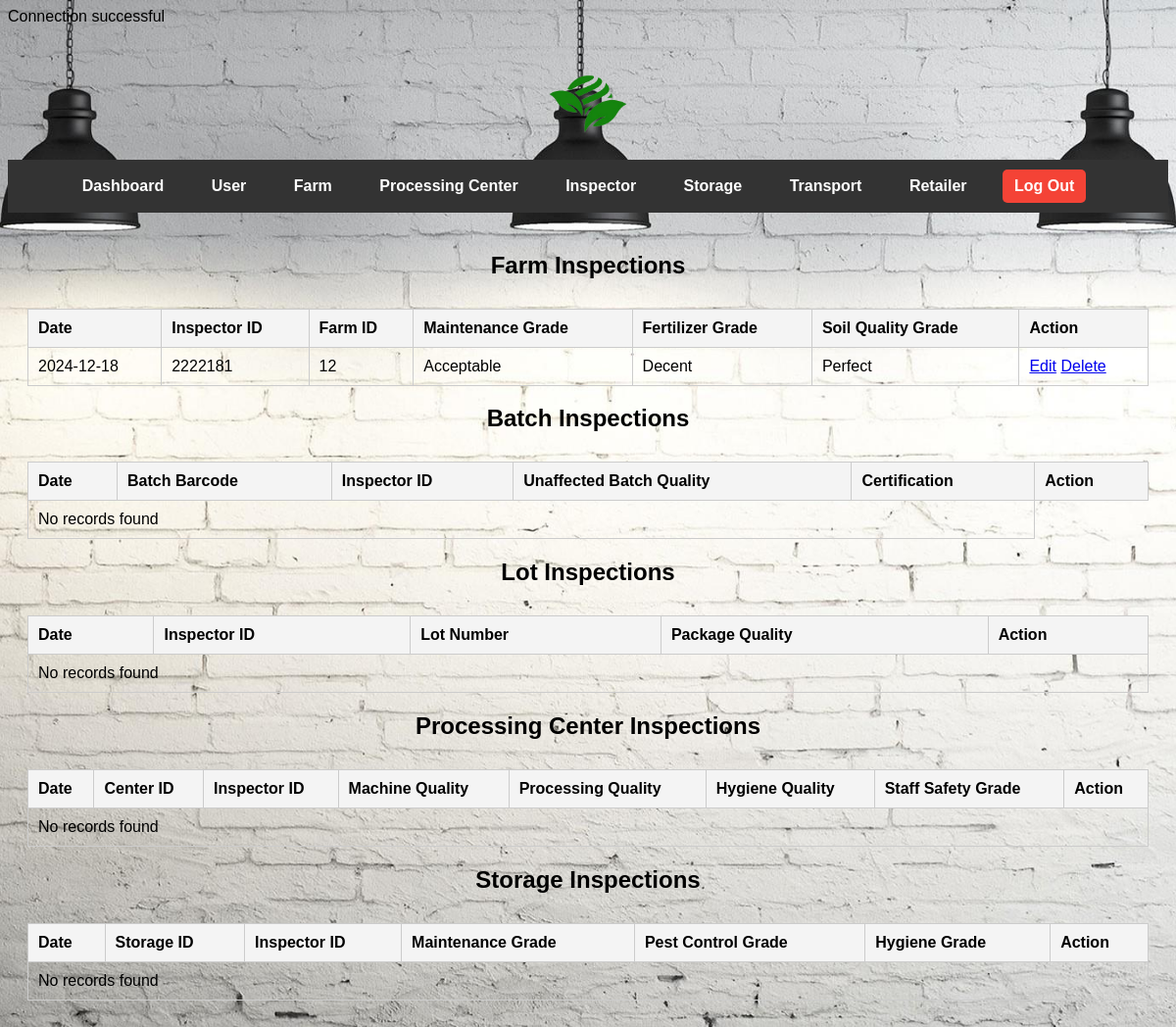
The page /admin_inspector.php on the database as committed earlier.
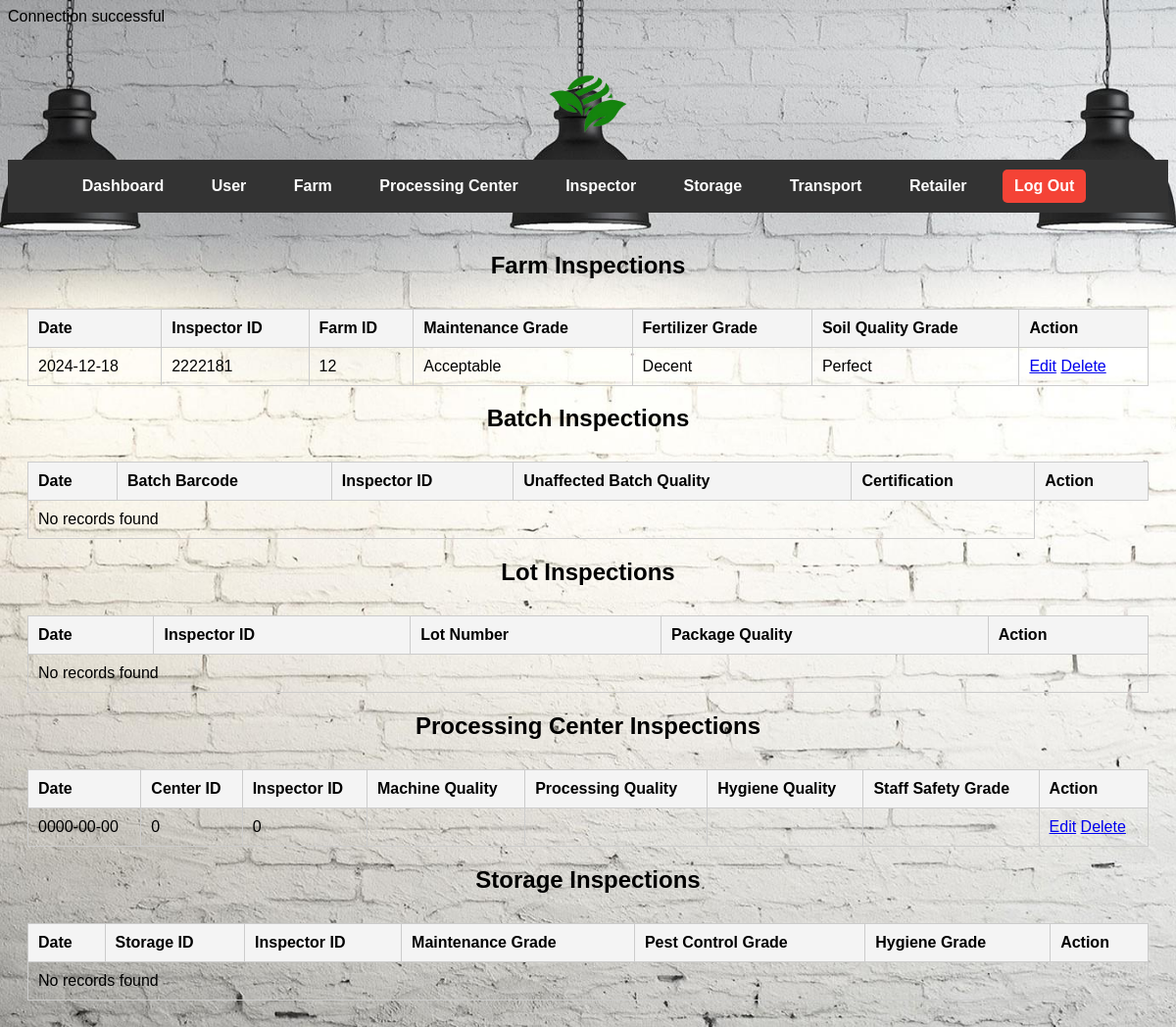
The same page on the database as committed later.
### tables this page shows
CREATE TABLE `tblfarminspection` (
  `Inspector ID` int(7) NOT NULL,
  `Farm ID` int(7) NOT NULL,
  `Maintenance Grade` text NOT NULL,
  `Fertilizer Grade` text NOT NULL,
  `Soil Quality Grade` text NOT NULL,
  `Date` date NOT NULL
);

CREATE TABLE `tblprocessinginspection` (
  `Center ID` int(7) NOT NULL,
  `Inspector ID` int(7) NOT NULL,
  `Machine Quality Grade` text NOT NULL,
  `Processing Quality Grade` text NOT NULL,
  `Center Hygene Grade` text NOT NULL,
  `Staff Safety Grade` text NOT NULL,
  `Date` date NOT NULL
);

### admin_inspector.php (the view, shortened to what the changed rows need)
<?php
include('connect.php');
$farm_sql = "SELECT * FROM tblfarminspection";
$farm_result = $conn->query($farm_sql);
$processing_center_sql = "SELECT * FROM tblprocessinginspection";
$processing_center_result = $conn->query($processing_center_sql);
?>
<!DOCTYPE html>
<html lang="en">
<head>
    <link rel="stylesheet" href="admin_style.css">
</head>
<body class="admin-page">
    <main>
        <h2>Farm Inspections</h2>
        <table class="table table-bordered">
                <thead>
                    <tr>
                        <th>Date</th>
                        <th>Inspector ID</th>
                        <th>Farm ID</th>
                        <th>Maintenance Grade</th>
                        <th>Fertilizer Grade</th>
                        <th>Soil Quality Grade</th>
                        <th>Action</th>
                    </tr>
                </thead>
                <tbody>
                    <?php if ($farm_result->num_rows > 0): ?>
                        <?php while ($row = $farm_result->fetch_assoc()): ?>
                            <tr>
                                <td><?php echo htmlspecialchars($row['Date']); ?></td>
                                <td><?php echo htmlspecialchars($row['Inspector ID']); ?></td>
                                <td><?php echo htmlspecialchars($row['Farm ID']); ?></td>
                                <td><?php echo htmlspecialchars($row['Maintenance Grade']); ?></td>
                                <td><?php echo htmlspecialchars($row['Fertilizer Grade']); ?></td>
                                <td><?php echo htmlspecialchars($row['Soil Quality Grade']); ?></td>
                                <td>
                                <a href="admin_inspector_edit.php?id=<?php echo $row['Farm ID']; ?>" class="btn btn-warning btn-sm">Edit</a>
                                <a href="admin_inspector.php?id=<?php echo $row['Farm ID']; ?>" class="btn btn-danger btn-sm" onclick="return confirm('Are you sure you want to delete this?')">Delete</a>
                                </td>
                            </tr>
                        <?php endwhile; ?>
                    <?php else: ?>
                        <tr>
                            <td colspan="7">No records found</td>
                        </tr>
                    <?php endif; ?>
                </tbody>
            </table>
        <h2>Batch Inspections</h2>
        <table class="table table-bordered">
                <thead>
                    <tr>
                        <th>Date</th>
                        <th>Batch Barcode</th>
                        <th>Inspector ID</th>
                        <th>Unaffected Batch Quality</th>
                        <th>Certification</th>
                        <th>Action</th>
                    </tr>
                </thead>
            </table>
            <h2>Lot Inspections</h2>
            <table class="table table-bordered">
                <thead>
                    <tr>
                        <th>Date</th>
                        <th>Inspector ID</th>
                        <th>Lot Number</th>
                        <th>Package Quality</th>
                        <th>Action</th>
                    </tr>
                </thead>
            </table>
            <h2>Processing Center Inspections</h2>
            <table class="table table-bordered">
                <thead>
                    <tr>
                        <th>Date</th>
                        <th>Center ID</th>
                        <th>Inspector ID</th>
                        <th>Machine Quality</th>
                        <th>Processing Quality</th>
                        <th>Hygiene Quality</th>
                        <th>Staff Safety Grade</th>
                        <th>Action</th>
                    </tr>
                </thead>
                <tbody>
                    <?php if ($processing_center_result->num_rows > 0): ?>
                    <?php while ($row = $processing_center_result->fetch_assoc()): ?>
                        <tr>
                            <td><?php echo htmlspecialchars($row['Date']); ?></td>
                            <td><?php echo htmlspecialchars($row['Center ID']); ?></td>
                            <td><?php echo htmlspecialchars($row['Inspector ID']); ?></td>
                            <td><?php echo htmlspecialchars($row['Machine Quality Grade']); ?></td>
                            <td><?php echo htmlspecialchars($row['Processing Quality Grade']); ?></td>
                            <td><?php echo htmlspecialchars($row['Center Hygene Grade']); ?></td>
                            <td><?php echo htmlspecialchars($row['Staff Safety Grade']); ?></td>
                            <td>
                                <a href="admin_inspector_edit.php?id=<?php echo $row['Center ID']; ?>" class="btn btn-warning btn-sm">Edit</a>
                                <a href="admin_inspector.php?id=<?php echo $row['Center ID']; ?>" class="btn btn-danger btn-sm" onclick="return confirm('Are you sure you want to delete this?')">Delete</a>
                            </td>
                        </tr>
                    <?php endwhile; ?>
                <?php else: ?>
                    <tr>
                        <td colspan="8">No records found</td>
                    </tr>
                <?php endif; ?>
                </tbody>
            </table>
            <h2>Storage Inspections</h2>
            <table class="table table-bordered">
                <thead>
                    <tr>
                        <th>Date</th>
                        <th>Storage ID</th>
                        <th>Inspector ID</th>
                        <th>Maintenance Grade</th>
                        <th>Pest Control Grade</th>
                        <th>Hygiene Grade</th>
                        <th>Action</th>
                    </tr>
                </thead>
            </table>
</body>
</html>

Rows that differ between the two databases and show on the page:
added tblprocessinginspection: Date "0000-00-00", Center ID "0", Inspector ID "0"
Other text that changed with them:
text no longer shown: "No records found"
